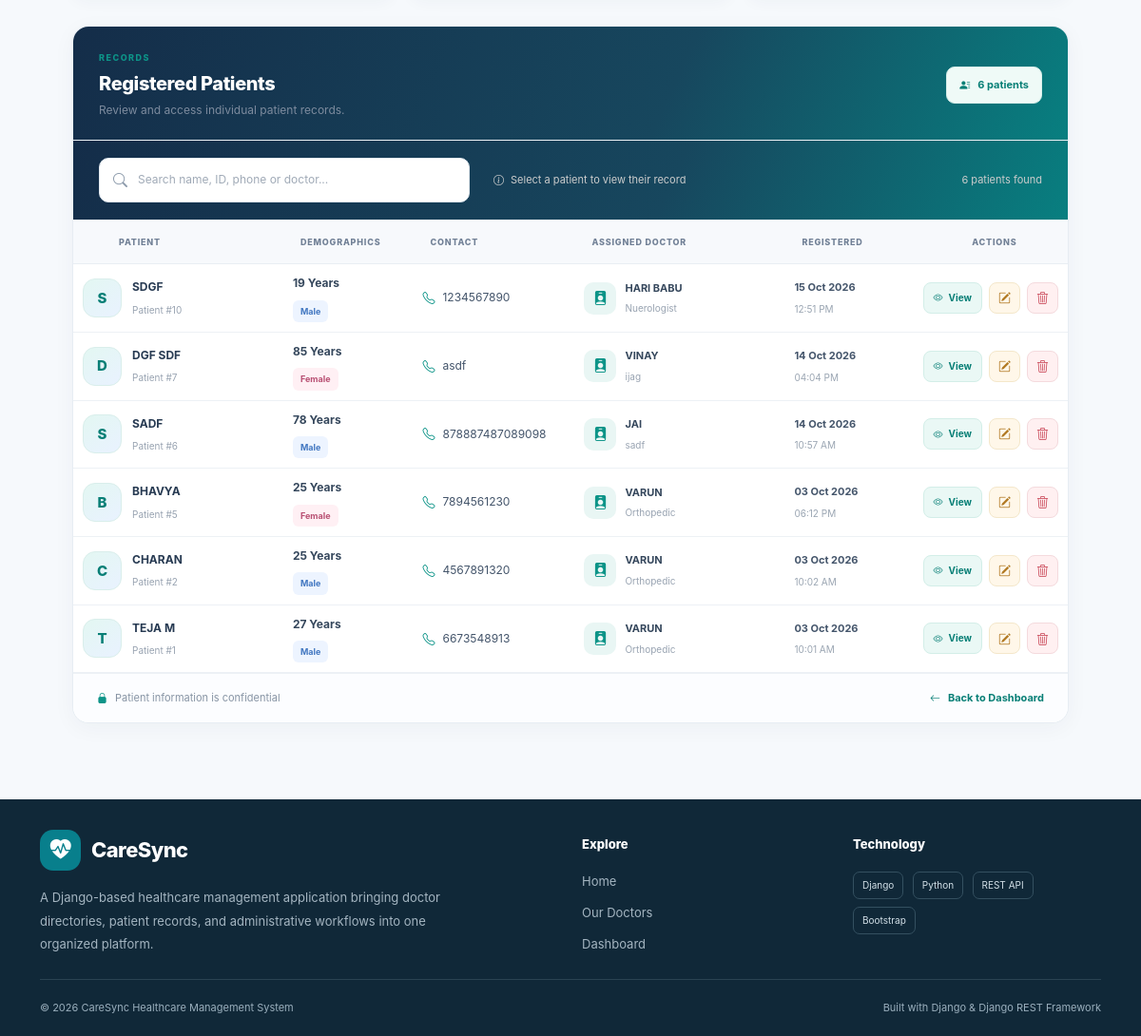
The app's page /patients/ (signed in, lower part), older data.
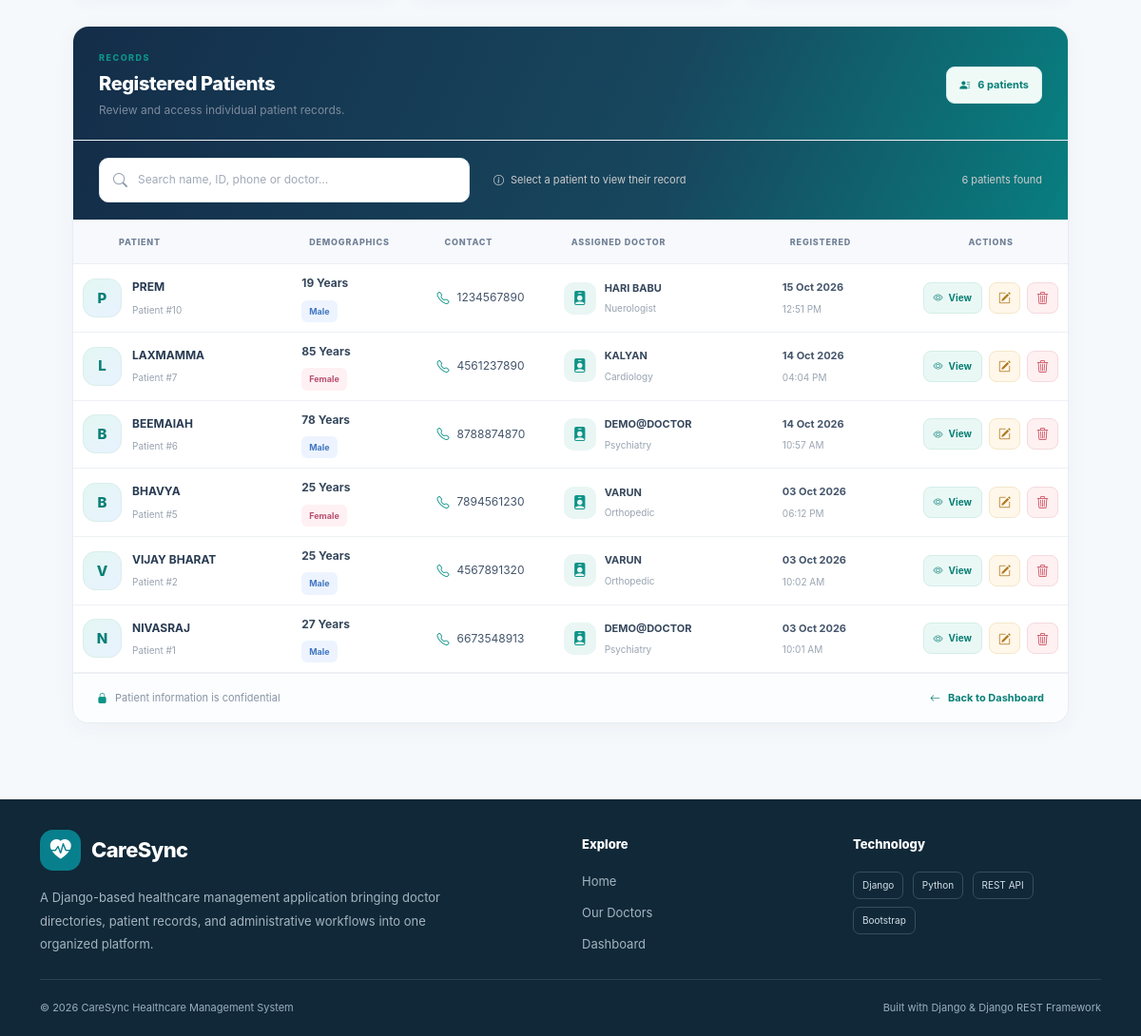
The same page, newer data.
### healthcare/models.py (models this page shows, shortened)
class Patient(models.Model):
    GENDER = [
            ('', 'Select Gender'),
            ('Male', 'Male'),
            ('Female', 'Female'),
            ('Other', 'Other'),
        ]
    name = models.CharField(max_length=100)
    age = models.PositiveIntegerField()
    gender = models.CharField(
            max_length=10,
            choices=GENDER
        )
    phone = models.CharField(max_length=15)
    address = models.TextField()
    doctor = models.ForeignKey(
        Doctor,
        on_delete=models.SET_NULL,
        null=True,
        related_name='patients'
    )
    date_registered = models.DateTimeField(auto_now_add=True)

class Doctor(models.Model):
    user = models.OneToOneField(
        User,
        on_delete=models.CASCADE,
        related_name='doctor_profile',
        null=True,
        blank=True
    )
    name = models.CharField(max_length=100)
    specialization = models.CharField(max_length=100)
    phone = models.CharField(max_length=15)
    email = models.EmailField()
    must_change_password = models.BooleanField(default=True)
    qualification = models.CharField(
        max_length=200,
        blank=True
    )
    experience_years = models.PositiveSmallIntegerField(
        null=True,
        blank=True
    )
    consultation_fee = models.DecimalField(
        max_digits=8,
        decimal_places=2,
        null=True,
        blank=True
    )
    availability = models.CharField(
        max_length=200,
        blank=True
    )
    bio = models.TextField(
        blank=True
    )

### healthcare/views.py (the view)
# urls.py: path('patients/', views.patient_page, name='patients'),
@login_required
def patient_page(request):
    if not request.user.is_staff:
        messages.error(
            request,
            "Only administrators can access the patients list."
        )
        return redirect('doctor_dashboard')
    patient_list = Patient.objects.select_related(
        "doctor"
    ).order_by("-date_registered")
    thirty_days_ago = timezone.now() - timedelta(days=30)
    context = {
        "patients": patient_list,
        "assigned_patients_count": patient_list.filter(
            doctor__isnull=False
        ).count(),
        "recent_patients_count": patient_list.filter(
            date_registered__gte=thirty_days_ago
        ).count(),
    }
    return render(
        request,
        "healthcare/patients.html",
        context
    )

### templates/healthcare/patients.html (shortened to what this page needs)
{% extends "healthcare/base.html" %}
{% load static %}
{% block content %}
<div class="patients-dashboard">
    <section class="patients-directory-card" id="registered-patients">
        <div class="patients-directory-header">
            <div>
                <span class="patients-section-kicker">RECORDS</span>
                <h2>Registered Patients</h2>
                <p>Review and access individual patient records.</p>
            </div>
            <span class="patients-count-badge">
                <i class="bi bi-person-lines-fill"></i>
                {{ patients|length }} patients
            </span>
        </div>
        <div class="patients-table-toolbar">
            <div class="patients-search-box">
                <i class="bi bi-search"></i>
                <input
                    type="search"
                    id="patientSearch"
                    placeholder="Search name, ID, phone or doctor..."
                    aria-label="Search patients"
                >
            </div>
            <span class="patients-table-hint">
                <i class="bi bi-info-circle"></i>
                Select a patient to view their record
            </span>
        </div>
        <div class="table-responsive patients-table-responsive">
            <table class="table patients-modern-table align-middle"
                   id="patientsTable">
                <thead>
                    <tr>
                        <th class='ps-5'>Patient</th>
                        <th>Demographics</th>
                        <th>Contact</th>
                        <th>Assigned Doctor</th>
                        <th>Registered</th>
                        <th class="text-center ps-5">Actions</th>
                    </tr>
                </thead>
                <tbody>
                    {% for p in patients %}
                    <tr class="patient-table-row">
                        <td>
                            <div class="patients-person-cell">
                                <div class="patients-person-avatar">
                                    {{ p.name|first|upper }}
                                </div>
                                <div class="patients-person-info">
                                    <strong>{{ p.name|upper }}</strong>
                                    <span>Patient #{{ p.pk }}</span>
                                </div>
                            </div>
                        </td>
                        <td>
                            <div class="patients-demographics">
                                <strong>{{ p.age }} Years</strong>
                                <span class="patients-gender
                                    {% if p.gender == 'Male' %}
                                        gender-male
                                    {% elif p.gender == 'Female' %}
                                        gender-female
                                    {% else %}
                                        gender-other
                                    {% endif %}">
                                    {{ p.gender|default:"Not specified" }}
                                </span>
                            </div>
                        </td>
                        <td>
                            <div class="patients-contact-cell">
                                <i class="bi bi-telephone"></i>
                                <span>{{ p.phone|default:"Not provided" }}</span>
                            </div>
                        </td>
                        <td>
                            {% if p.doctor %}
                            <div class="patients-doctor-cell">
                                <span class="patients-doctor-avatar">
                                    <i class="bi bi-person-badge-fill"></i>
                                </span>
                                <div>
                                    <strong>{{ p.doctor.name|upper }}</strong>
                                    <span>
                                        {{ p.doctor.specialization|default:"Healthcare provider" }}
                                    </span>
                                </div>
                            </div>
                            {% else %}
                            <span class="patients-unassigned">
                                <i class="bi bi-dash-circle"></i>
                                Not assigned
                            </span>
                            {% endif %}
                        </td>
                        <td>
                            <div class="patients-date-cell">
                                <strong>{{ p.date_registered|date:"d M Y" }}</strong>
                                <span>{{ p.date_registered|date:"h:i A" }}</span>
                            </div>
                        </td>
                        <td>
                            <div class="patients-row-actions">
                                <a href="{% url 'patient_detail' p.pk %}"
                                   class="patients-view-action"
                                   title="View patient record"
                                   aria-label="View {{ p.name }}'s patient record">
                                    <i class="bi bi-eye"></i>
                                    <span>View</span>
                                </a>
                                {% if request.user.is_staff %}
                                <a href="{% url 'edit_patient' p.pk %}"
                                   class="patients-edit-action"
                                   title="Edit patient"
                                   aria-label="Edit {{ p.name }}">
                                    <i class="bi bi-pencil-square"></i>
                                </a>
                                <a href="{% url 'delete_patient' p.pk %}"
                                   class="patients-delete-action"
                                   title="Delete patient"
                                   aria-label="Delete {{ p.name }}">
                                    <i class="bi bi-trash3"></i>
                                </a>
                                {% endif %}
                            </div>
                        </td>
                    </tr>
                    {% endfor %}
                </tbody>
            </table>
        </div>
        <div class="patients-directory-footer">
            <span>
                <i class="bi bi-lock-fill"></i>
                Patient information is confidential
            </span>
            <a href="{% url 'dashboard' %}">
                <i class="bi bi-arrow-left"></i>
                Back to Dashboard
            </a>
        </div>
    </section>
</div>
{% endblock %}

### templates/healthcare/base.html (shortened to what this page needs)
{% load static %}
<!DOCTYPE html>
<html lang="en">
<head>
    <link href="https://cdn.jsdelivr.net/npm/bootstrap@5.3.8/dist/css/bootstrap.min.css"
          rel="stylesheet">
    <link rel="stylesheet"
          href="https://cdn.jsdelivr.net/npm/bootstrap-icons@1.13.1/font/bootstrap-icons.min.css">
    <link rel="stylesheet" href="{% static 'css/style.css' %}">
</head>
<body>
<main>
    {% block content %}{% endblock %}
</main>
<footer class="site-footer">
    <div class="container">
        <div class="row g-4 py-2 mt-0">
            <div class="col-lg-6">
                <a href="{% url 'home' %}" class="footer-brand">
                    <span class="brand-mark">
                        <i class="bi bi-heart-pulse-fill"></i>
                    </span>
                    CareSync
                </a>
                <p class="footer-description mt-3">
                    A Django-based healthcare management application
                    bringing doctor directories, patient records, and
                    administrative workflows into one organized platform.
                </p>
            </div>
            <div class="col-6 col-lg-3">
                <h6 class="footer-heading">Explore</h6>
                <a class="footer-link" href="{% url 'home' %}">Home</a>
                <a class="footer-link" href="{% url 'doctors' %}">Our Doctors</a>
                {% if user.is_authenticated %}
                    <a class="footer-link" href="{% url 'dashboard' %}">Dashboard</a>
                {% else %}
                    <a class="footer-link" href="{% url 'login' %}">Sign In</a>
                {% endif %}
            </div>
            <div class="col-6 col-lg-3">
                <h6 class="footer-heading">Technology</h6>
                <span class="tech-tag">Django</span>
                <span class="tech-tag">Python</span>
                <span class="tech-tag">REST API</span>
                <span class="tech-tag">Bootstrap</span>
            </div>
        </div>
        <div class="footer-bottom d-flex flex-column flex-md-row
                    justify-content-between gap-2">
            <span>&copy; {% now "Y" %} CareSync Healthcare Management System</span>
            <span>Built with Django &amp; Django REST Framework</span>
        </div>
    </div>
</footer>
</body>
</html>

Row changes from the older to the newer data that the page shows:
changed Patient "12:51 PM": name|first "S" → "P"; name "SDGF" → "PREM"
changed Patient "04:04 PM": name|first "D" → "L"; name "DGF SDF" → "LAXMAMMA"; phone "asdf" → "4561237890"; doctor.name "VINAY" → "KALYAN"; doctor.specialization "ijag" → "Cardiology"
changed Patient "10:57 AM": name|first "S" → "B"; name "SADF" → "BEEMAIAH"; phone "878887487089098" → "8788874870"; doctor.name "JAI" → "DEMO@DOCTOR"; doctor.specialization "sadf" → "Psychiatry"
changed Patient "10:02 AM": name|first "C" → "V"; name "CHARAN" → "VIJAY BHARAT"
changed Patient "10:01 AM": name|first "T" → "N"; name "TEJA M" → "NIVASRAJ"; doctor.name "VARUN" → "DEMO@DOCTOR"; doctor.specialization "Orthopedic" → "Psychiatry"
